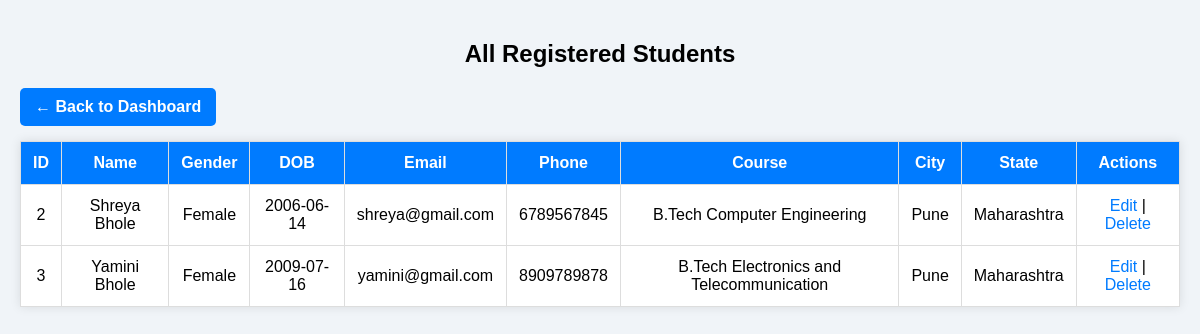
Screenshot of /admin/manage_students.php with the database file from the repository.
### tables this page shows
CREATE TABLE `student` (
  `Student_ID` int(11) NOT NULL,
  `First_Name` varchar(50) NOT NULL,
  `Middle_Name` varchar(50) DEFAULT NULL,
  `Last_Name` varchar(50) NOT NULL,
  `Gender` enum('Male','Female','Other') DEFAULT NULL,
  `DOB` date NOT NULL,
  `Email` varchar(100) NOT NULL,
  `Phone` varchar(15) NOT NULL,
  `Course` varchar(100) NOT NULL,
  `Guardian_Name` varchar(100) DEFAULT NULL,
  `Guardian_Contact` varchar(15) DEFAULT NULL,
  `Address` text DEFAULT NULL,
  `City_ID` int(11) DEFAULT NULL,
  `State_ID` int(11) DEFAULT NULL,
  `Password` varchar(255) NOT NULL
);

CREATE TABLE `city` (
  `City_ID` int(11) NOT NULL,
  `City_Name` varchar(100) NOT NULL,
  `State_ID` int(11) DEFAULT NULL
);

CREATE TABLE `state` (
  `State_ID` int(11) NOT NULL,
  `State_Name` varchar(100) NOT NULL
);

### admin/manage_students.php (the view, shortened to what this page needs)
<?php
include '../includes/db_connect.php';
$result = mysqli_query($conn, "SELECT s.*, c.City_Name, st.State_Name FROM student s LEFT JOIN city c ON s.City_ID = c.City_ID LEFT JOIN state st ON s.State_ID = st.State_ID");
?>
<!DOCTYPE html>
<html lang="en">
<head>
  <link rel="stylesheet" href="../assets/css/style.css">
</head>
<body>
  <h2>All Registered Students</h2>
  <a href="../admin/dashboard.php" class="dashboard-btn">← Back to Dashboard</a>
  <table>
    <tr>
      <th>ID</th>
      <th>Name</th>
      <th>Gender</th>
      <th>DOB</th>
      <th>Email</th>
      <th>Phone</th>
      <th>Course</th>
      <th>City</th>
      <th>State</th>
      <th>Actions</th>
    </tr>
    <?php while($row = mysqli_fetch_assoc($result)) { ?>
    <tr>
      <td><?= $row['Student_ID'] ?></td>
      <td><?= $row['First_Name'].' '.$row['Last_Name'] ?></td>
      <td><?= $row['Gender'] ?></td>
      <td><?= $row['DOB'] ?></td>
      <td><?= $row['Email'] ?></td>
      <td><?= $row['Phone'] ?></td>
      <td><?= $row['Course'] ?></td>
      <td><?= $row['City_Name'] ?></td>
      <td><?= $row['State_Name'] ?></td>
      <td><a href="edit_student.php?id=<?= $row['Student_ID'] ?>">Edit</a> | <a href="delete_student.php?id=<?= $row['Student_ID'] ?>" onclick="return confirm('Are you sure?')">Delete</a></td>
    </tr>
    <?php } ?>
  </table>
</body>
</html>

### admin/manage_students.php (style rules this page uses)
body { font-family: Arial, sans-serif; background: #f0f4f8; margin: 0; padding: 20px; }
h2 { text-align: center; margin-bottom: 20px; }
table { width: 100%; border-collapse: collapse; background-color: #fff; box-shadow: 0 0 10px rgba(0, 0, 0, 0.1); }
th, td { padding: 12px; border: 1px solid #ddd; text-align: center; }
th { background-color: #007bff; color: #fff; }
a { text-decoration: none; color: #007bff; }
.dashboard-btn { display: inline-block; background-color: #007bff; color: white; padding: 10px 15px; border-radius: 5px; text-decoration: none; font-weight: bold; margin-bottom: 15px; }

### rows the page displays
student: Student_ID "2", First_Name "Shreya", Last_Name "Bhole", Gender "Female", DOB "2006-06-14", Email "shreya@gmail.com", Phone "6789567845", Course "B.Tech Computer Engineering", City_ID.City_Name "Pune", State_ID.State_Name "Maharashtra"
student: Student_ID "3", First_Name "Yamini", Last_Name "Bhole", Gender "Female", DOB "2009-07-16", Email "yamini@gmail.com", Phone "8909789878", Course "B.Tech Electronics and Telecommunication", City_ID.City_Name "Pune", State_ID.State_Name "Maharashtra"
